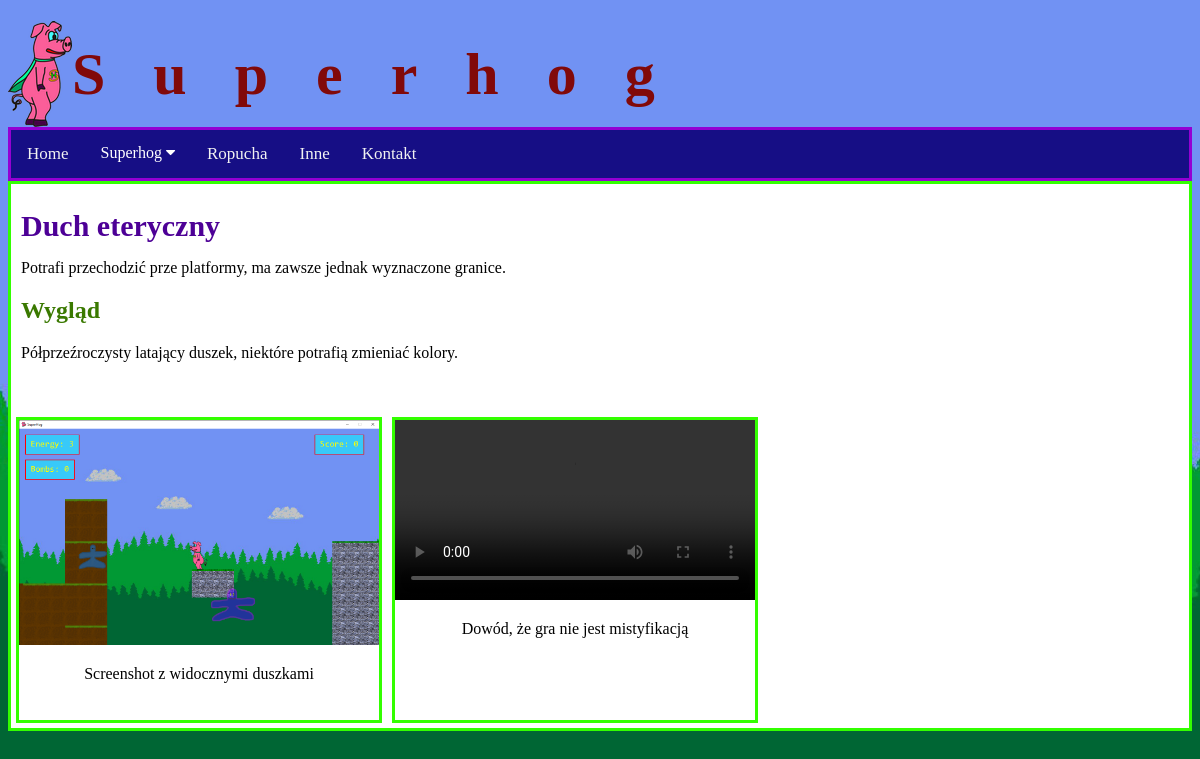
/article2, run on the app's committed database.
### superhog_app/models.py (models this page shows, shortened)
class Article(models.Model):
    SH_MISC = 0
    SH_GAMEPLAY = 1
    SH_CREATURE = 2
    SH_SOURCE_CODE = 3
    OTHER = 10
    ARTICLE_TYPE_CHOICES = [
        (0, "Superhog różne"),
        (1, "Superhog rozgrywka"),
        (2, "Superhog potwory"),
        (3, "Superhog kod źródłowy"),
        (10, "Inne programy"),
    ]
    title = models.CharField(max_length = 60)
    publication_date = models.DateTimeField(auto_now_add=True, blank=True)
    basic_description = models.TextField(default="")
    gallery = models.ManyToManyField(ExternalFileInfo)
    article_type = models.SmallIntegerField(choices=ARTICLE_TYPE_CHOICES, default=SH_MISC)

class ArticleSection(models.Model):
    article = models.ForeignKey(Article, on_delete=models.CASCADE)
    title = models.CharField(max_length = 60)
    content = models.TextField(default="")

class ExternalFileInfo(models.Model):
    PICTURE = 0
    VIDEO_MP4 = 1
    TEXT = 2
    SOURCE_CODE = 3
    OTHER = 4
    FILE_TYPE_CHOICES = [
        (0, "Picture"),
        (1, "Video"),
        (2, "Text"),
        (3, "Source code"),
        (4, "Other"),
    ]
    filetype = models.SmallIntegerField(choices = FILE_TYPE_CHOICES, default=PICTURE)
    description = models.CharField(max_length = 45, default ="")
    internal_path = models.CharField(max_length = 256)
    @property
    def get_url(self):
        return "sh_app/" + self.internal_path

### superhog_app/views.py (the view)
# urls.py: path('article<int:pk>', views.ArticleView.as_view(), name = "article"),
class ArticleView(generic.DetailView):
    model = Article
    template_name = "sh_app/article2.html"

### superhog_app/templates/sh_app/article2.html (shortened to what this page needs)
{% extends "sh_app/base.html" %}
{% load static %}
{% block article %}
<div class = "sh-article">
<h1 class = "sh-article-title"> {{article.title}} </h1>
<p class = "sh-article-content">
    {{article.basic_description}}
</p>
{% for section in article.articlesection_set.all %}
<div class = "sh-article-section">
    <h2 class = "sh-article-section-title">
        {{section.title}}
    </h2>
    <p class = "sh-article-content">
        {{section.content}}
    </p>
</div>
{% endfor %}
</div>
{% include "sh_app/image_gallery.html" with image_set=article.gallery.all %}
{% endblock %}

### superhog_app/templates/sh_app/image_gallery.html
{% load static %}
<div class = "gc1">
    {% for file1 in image_set %}
    <div class = "g1">
        {% if file1.filetype == 0 %}
        <a href = "{% static file1.get_url %}" target="_blank">
            <img src = "{% static file1.get_url %}"/>
        </a>
        {% elif file1.filetype == 1 %}
        <video controls style="width:100%; max-width: 800px; height: auto;">
            <source src="{% static file1.get_url %}" type="video/mp4"/>
        </video>
        {% endif %}
        <div class="desc">
            <p>
                {{file1.description}}
            </p>
        </div>
    </div>
    {% endfor %}
</div>

### superhog_app/static/sh_app/superhog.css (style rules this page uses)
h1 { display: flex; align-items:center; margin-bottom: 0px; }
body { background-image: url("forest1.jpg"); }
article a { color:rgb(255, 0, 64); }
.sh-article { padding-left: 10px; padding-right: 10px; }
.sh-article-title { font-weight: bold; font-size: 30px; color: rgb(77, 0, 150); }
.sh-article-section-title { font-weight: bold; font-size: 24px; color:rgb(58, 121, 0); }
.sh-article-content { font-weight: normal; color: black; font-size: 16px; }
.gc1 { margin-top: 50px; overflow: hidden; }
.g1 { border-style: solid; border-width: medium; border-color: rgb(51, 255, 0); background-color: white; margin: 5px; float: left; display: block; width: 360px; height: 300px; }
.g1 img { width: 100%; height: auto; }
.g1 .desc { text-align: center; vertical-align: center; }

### data on the page
Article: title "Duch eteryczny", basic_description "Potrafi przechodzić prze platformy, ma zawsze jednak wyznaczone granice."
ArticleSection: title "Wygląd", content "Półprzeźroczysty latający duszek, niektóre potrafią zmieniać kolory."
ExternalFileInfo: internal_path (picture), description "Screenshot z widocznymi duszkami"
ExternalFileInfo: description "Dowód, że gra nie jest mistyfikacją"
